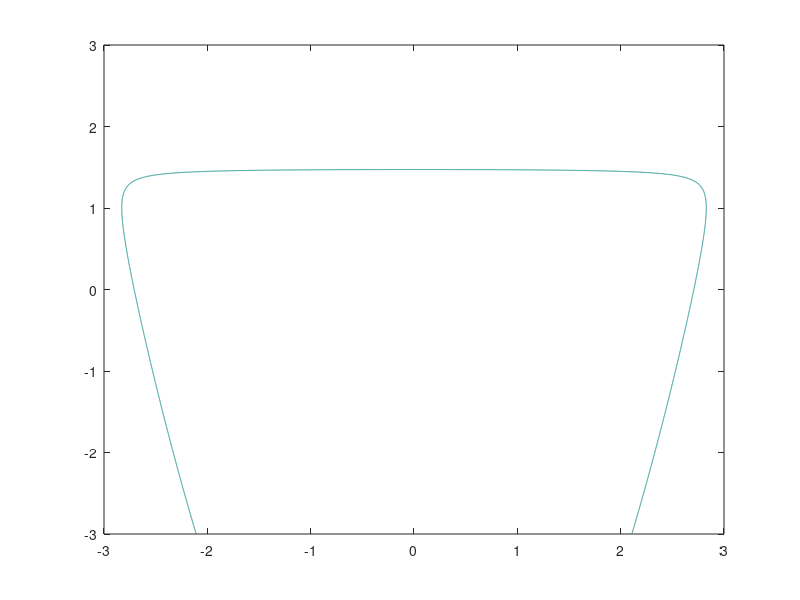

This figure's MATLAB source:
x = -3:0.005:3;
y = -3:0.005:3;
[x, y] = meshgrid(x, y);

H = (y + 3) .^ 2 + 1.5 .* x .^ 2 - x .^ 2 .* y;

[n , n] = size(H);

% Doesn't accept 1 value for contour lines (?)
contour(x, y, H, [20 45])
